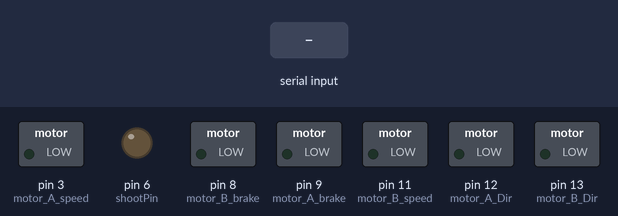
Bench run of a sketch on a simulated Arduino Uno, built with avr-gcc and run on an emulated ATmega328P. Parts: switched loads named in the sketch (green lamp = pin HIGH), output pins drawn as LEDs (lit = HIGH). The inputs (shaded band) are chosen by the test bench. What the sketch prints to the serial monitor is not drawn.

Above: at 1.2 s.
1.3 s: "f\n" received over Serial
At 2.5 s:
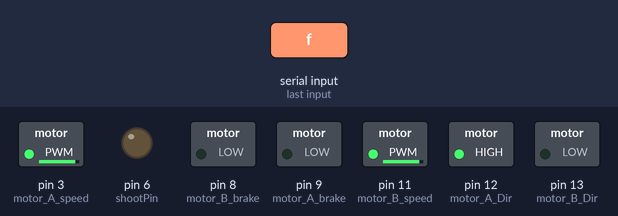
2.8 s: byte 98 ('b') received over Serial
At 3.8 s:
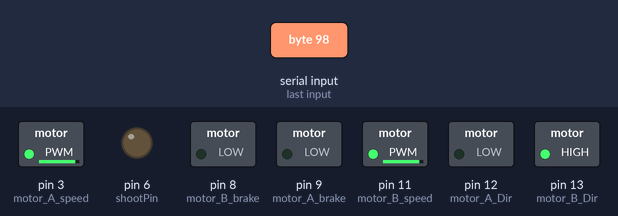
4.3 s: byte 76 ('L') received over Serial
At 4.9 s:
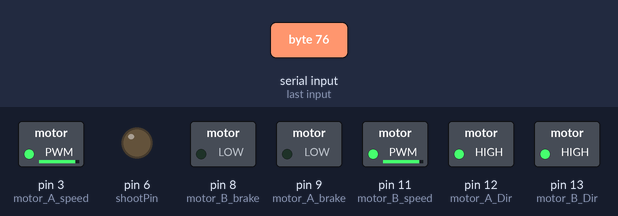
5.8 s: byte 82 ('R') received over Serial
At 7.0 s:
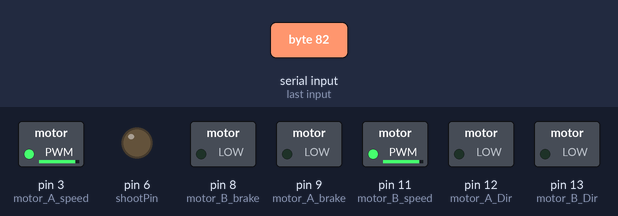
7.3 s: byte 83 ('S') received over Serial
At 8.4 s:
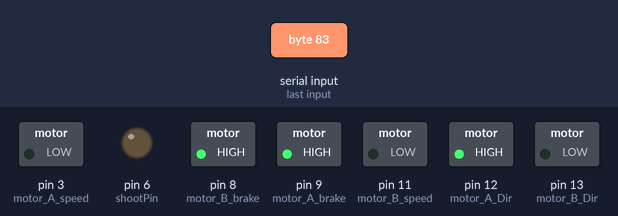
8.8 s: byte 87 ('W') received over Serial
At 9.5 s:
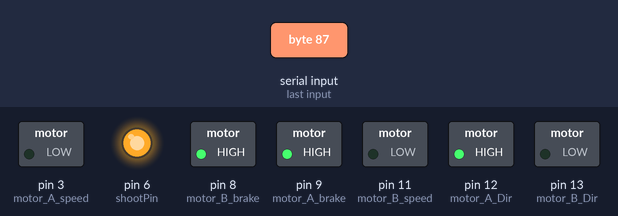
Timing chart, 0 to 11.3 s (numbered marks = the images above; inputs shaded):
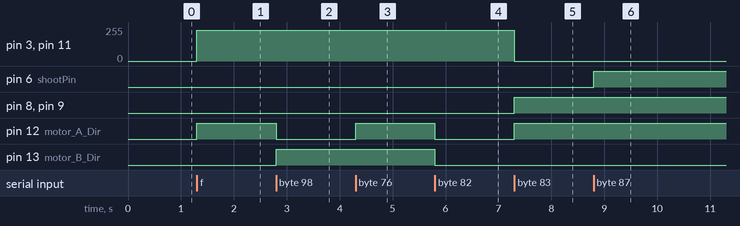

The sketch:

Yusuf_BTFIRETANK.ino
```cpp
int motor_A_Dir = 12; //Direction pin for left motor HIGH is clockwise LOW is counter clockwise
int motor_A_speed = 3; //Speed PWM pin for left motor
int motor_A_brake = 9;  //Brake pin for left motor, HIGH is brake activated LOW is brake deactivated

int motor_B_Dir = 13; //Direction pin for right motor HIGH is clockwise LOW is counter clockwise
int motor_B_speed = 11; //Speed PWM pin for right motor
int motor_B_brake = 8; //Brake pin for right motor, HIGH is brake activated LOW is brake deactivated

int shootPin = 6; //Pump pin

char bt='S'; //Bluetooth character reciving pin

void setup(){
  Serial.begin(9600);

  pinMode(motor_A_Dir, OUTPUT);
  pinMode(motor_A_brake, OUTPUT);
  pinMode(motor_A_speed, OUTPUT);

  pinMode(motor_B_Dir, OUTPUT);
  pinMode(motor_B_speed, OUTPUT);
  pinMode(motor_B_brake, OUTPUT);

  pinMode(shootPin, OUTPUT);

  digitalWrite(shootPin, LOW);
}

void Forward(){
  Serial.print("fwd");
  digitalWrite(motor_A_Dir, HIGH);
  digitalWrite(motor_A_brake, LOW);
  analogWrite(motor_A_speed, 230);

  digitalWrite(motor_B_Dir, LOW);
  digitalWrite(motor_B_brake, LOW);
  analogWrite(motor_B_speed, 230);
}

void Backward(){
  Serial.print("back");
  digitalWrite(motor_A_Dir, LOW);
  digitalWrite(motor_A_brake, LOW);
  analogWrite(motor_A_speed, 230);

  digitalWrite(motor_B_Dir, HIGH);
  digitalWrite(motor_B_brake, LOW);
  analogWrite(motor_B_speed, 230);
}

void Left(){
  Serial.print("left");
  digitalWrite(motor_A_Dir, HIGH);
  digitalWrite(motor_A_brake, LOW);
  analogWrite(motor_A_speed, 230);

  digitalWrite(motor_B_Dir, HIGH);
  digitalWrite(motor_B_brake, LOW);
  analogWrite(motor_B_speed, 230);
}

void Right(){
  Serial.print("right");
  digitalWrite(motor_A_Dir, LOW);
  digitalWrite(motor_A_brake, LOW);
  analogWrite(motor_A_speed, 230);

  digitalWrite(motor_B_Dir, LOW);
  digitalWrite(motor_B_brake, LOW);
  analogWrite(motor_B_speed, 230);
}

void Stop(){
  digitalWrite(motor_A_Dir, HIGH);
  digitalWrite(motor_A_brake, HIGH);
  analogWrite(motor_A_speed, 0);

  digitalWrite(motor_B_Dir, LOW);
  digitalWrite(motor_B_brake, HIGH);
  analogWrite(motor_B_speed, 0);
}

void Shoot(){
  digitalWrite(shootPin, HIGH);
}

void StopShoot(){
  digitalWrite(shootPin, LOW);
}


void loop() {
  if(Serial.available() > 0)  {
    bt=Serial.read(); // reads serial input from BT

    Serial.print(bt);        // for debugging uncommment this line
    Serial.print("\n");

    if(bt=='f'|| bt=='F'){ //F is sent when up is pressed on the app
      Forward();
    }
    if(bt=='b'|| bt=='B'){ //B is sent when down is pressed on the app
      Backward();
    }
    if(bt=='L'|| bt=='l'){ //L is sent when left is pressed on the app
      Left();
    }
    if(bt=='R'|| bt=='r'){ //R is sent when up is right on the app
      Right();
    }
    if(bt=='S'){ //S is sent when no button is pressed on the app
      Stop();
    }
    if(bt=='j'||bt=='J'){ //J is sent when more then 2 buttons are pressed at once
      Stop();
    }
    if(bt == 'W'){ //W is sent when the pump button is pressed on the app
      Shoot();
    }
    if(bt == 'w'){ //W is sent when the pump button is deactivated on the app
      StopShoot();
    }
  }
}
```

Measured:
- after the input at 1.3 s, pin 3 (motor_A_speed), pin 11 (motor_B_speed): 0/255 → 230/255 at once; pin 12 (motor_A_Dir): LOW → HIGH at once
- after the input at 2.8 s, pin 12 (motor_A_Dir): HIGH → LOW at once; pin 13 (motor_B_Dir): LOW → HIGH at once
- after the input at 4.3 s, pin 12 (motor_A_Dir): LOW → HIGH at once
- after the input at 5.8 s, pin 12 (motor_A_Dir), pin 13 (motor_B_Dir): HIGH → LOW at once
- after the input at 7.3 s, pin 3 (motor_A_speed), pin 11 (motor_B_speed): 230/255 → 0/255 at once; pin 8 (motor_B_brake), pin 9 (motor_A_brake), pin 12 (motor_A_Dir): LOW → HIGH at once
- after the input at 8.8 s, pin 6 (shootPin): LOW → HIGH at once
